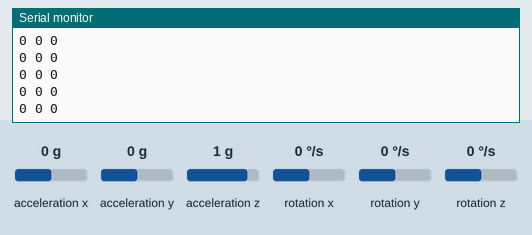
This program was run on a simulated Arduino Nano, built with avr-gcc and run on an emulated ATmega328P. On the bench: the last lines printed to the serial monitor. The test bench sets the inputs (shaded band); at power-on: rotation z 0 °/s, acceleration y 0 g, acceleration z 1 g, acceleration x 0 g, rotation x 0 °/s, rotation y 0 °/s.

Above: at 1.2 s.
1.3 s: rotation z set to -192 °/s
At 2.0 s:
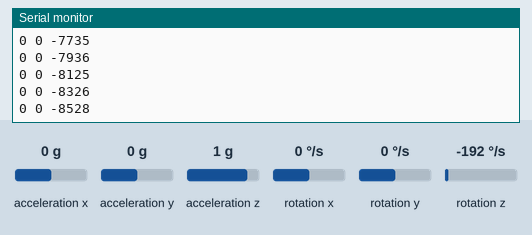
4.3 s: acceleration y set to 1.4 g
At 5.4 s:
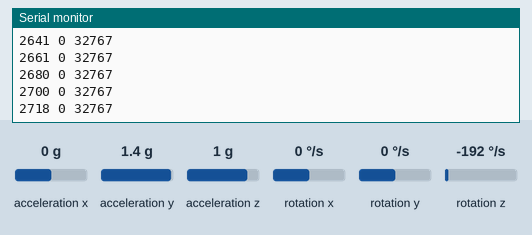
7.3 s: acceleration z set to -0.8 g
At 8.4 s:
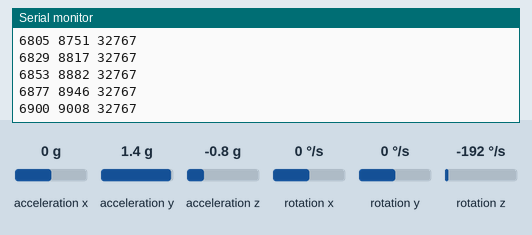
10.3 s: acceleration x set to -1.4 g
At 11.2 s:
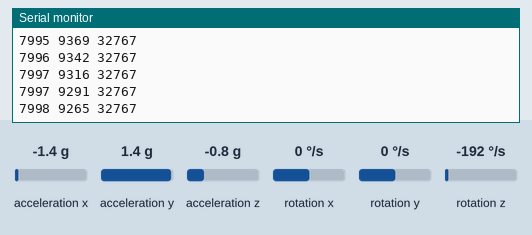
11.8 s: rotation x set to -192 °/s
At 12.3 s:
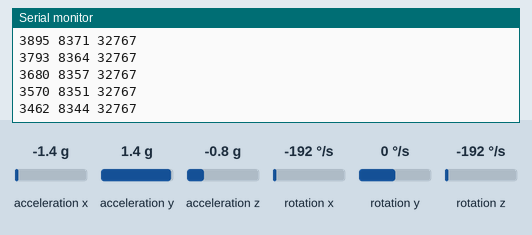
Timing chart, 0 to 14.3 s (numbered marks = the images above; inputs shaded):
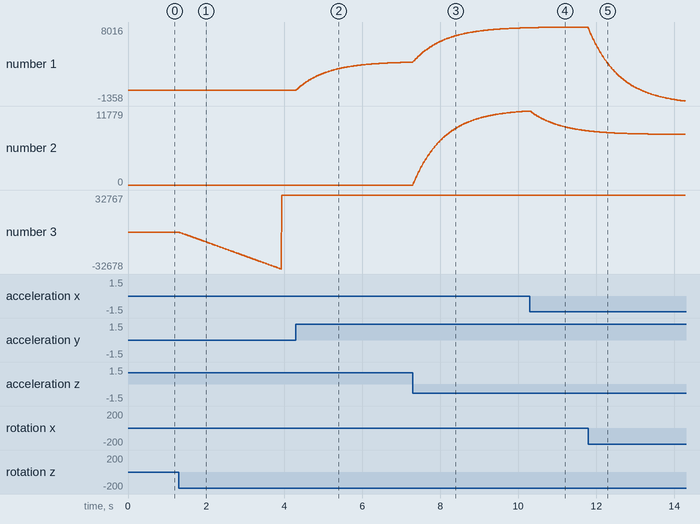

Measured:
- after the input at 1.3 s, the serial monitor: prints a new line at once (image 1)
- plotted number 3: 0 → 32767 after the input at 1.3 s

The program:

main.cpp
```cpp
// (licence header left out)
#include <I2Cdev.h>
#include <MPU6050.h>
#include "filter2.h"

MPU6050 *sensor = new MPU6050();


ImuFilter filter(sensor);

void setup(/* arguments */) {
  Fastwire::setup(400, false);
  sensor->initialize();
  sensor->setFullScaleAccelRange(1);
  sensor->setFullScaleGyroRange(1);
  Serial.begin(115200);

  filter.setSmoothFactor(0.98, 0.999, 0.01);
  filter.setGyroOffset(200, 200, 300);
}

void loop(/* arguments */) {

  filter.run();

  Serial.flush();
  Serial.print(int16_t(filter.getPitch()));
  Serial.print(" ");
  Serial.print(int16_t(filter.getRoll()));
  Serial.print(" ");
  Serial.print(int16_t(filter.getYaw()));
  Serial.println(" ");

  delay(10);

}
```

filter.cpp
```cpp
#include "filter.h"

expFilter::expFilter (Fix16 smooth) {
  smoothFactor = smooth;
  smoothFactorComp = Fix16(1)-smooth;
  average = 0;
}

expFilter::expFilter (Fix16 smooth, Fix16 initialAverage) {
  smoothFactor = smooth;
  smoothFactorComp = Fix16(1)-smooth;
  average = initialAverage;
}

highPass::highPass (Fix16 _smooth, int16_t _threshold) : expFilter(_smooth) {
  threshold = _threshold;
}

int16_t highPass::filterData (Fix16 inData) {
  Fix16 returnValue = inData - average;
  if ( abs(int16_t(returnValue)) < threshold ) {
    average = smoothFactor*inData + smoothFactorComp*average;
  }
  return returnValue;
}

lowPass::lowPass (Fix16 _smooth) : expFilter(_smooth) {}

Fix16 lowPass::filterData (Fix16 inData) {
  average = smoothFactor*inData + smoothFactorComp*average;
  return average;
}

Integrator::Integrator (Fix16 initialValue) {
  timeInterval = 0;
  integral = initialValue;
}

Fix16 Integrator::integrate(Fix16 inData) {
  Fix16 dt = Fix16( int16_t(millis()-timeInterval) ) / 1000;
  integral += inData * dt;
  timeInterval = millis();
  return integral;
}

complementaryFilter::complementaryFilter (Fix16 _smooth) : expFilter(_smooth) {}

Fix16 complementaryFilter::filterData (Fix16 inDataA, Fix16 inDataB) {
  average = smoothFactor*(average + Fix16(inDataA)) + smoothFactorComp*Fix16(inDataB);
  return average;
}
```

filter.h
```cpp
#ifndef filter_h
#define filter_h

#include <fixmath.h>
#include "Arduino.h"

/** Base class for exponential filters
*/
class expFilter {
protected:
  Fix16 average, smoothFactor, smoothFactorComp;
public:
  expFilter (Fix16 smooth);
  expFilter (Fix16 smooth, Fix16 initialAverage);
};

/** High Pass filter class, useful for removing drift from gyroscope data
*/
class highPass : expFilter {
private:
  int16_t threshold;
public:
  highPass (Fix16 _smooth, int16_t _threshold);
  int16_t filterData(Fix16 inData);
};

/** Low pass filter class, useful for removing noise from accelerometer data
*/
class lowPass : expFilter {
public:
  lowPass (Fix16 _smooth);
  Fix16 filterData(Fix16 inData);
};

/** Integrator class, useful for determining angular position from angular rate
*/
class Integrator {
private:
  Fix16 integral;
  uint32_t timeInterval;
public:
  Integrator (Fix16 initialValue);
  Fix16 integrate (Fix16 inData);
};

/** Complementary filter class, usefur for putting togheter accelerometer and gyroscope data
*/
class complementaryFilter : expFilter {
public:
  complementaryFilter (Fix16 _smooth);
  Fix16 filterData(Fix16 inDataA, Fix16 inDataB);
};

#endif // filter_h
```

filter2.cpp
```cpp
#include "filter2.h"

lowPass::lowPass() {}

void lowPass::setSmoothFactor (Fix16 smooth) {
  smoothFactor = smooth;
  smoothFactorComp = Fix16(1)-smooth;
  average = 0;
}

Fix16 lowPass::filterData2 (Fix16 inData) {
  average = smoothFactor*inData + smoothFactorComp*average;
  return average;
}

complementaryFilter::complementaryFilter () {
  gyroOffset = 0;
  timeInterval = 0;
  gyroCalcOffset = 0;
}

void complementaryFilter::setSmoothFactor(Fix16 complementary, Fix16 gyroscope) {
  smoothFactor = complementary;
  smoothFactorComp = Fix16(1) - complementary;
  smoothFactorGyro = gyroscope;
  smoothFactorCompGyro = Fix16(1) - gyroscope;

}

Fix16 complementaryFilter::filterData(Fix16 & Gyro, Fix16 & AccA, Fix16 & AccB, Fix16 & AccC) {
  Fix16 filteredGyro = Gyro - gyroCalcOffset;
  if ( Abs(filteredGyro) < gyroOffset ) {
    gyroCalcOffset = smoothFactorGyro*gyroCalcOffset + smoothFactorCompGyro*Gyro;
  }
  Fix16 AccAngle = AccA.atan2(AccB) *fix16_rad_to_deg_mult*67;
  Fix16 dt = Fix16( int16_t(millis()-timeInterval) ) / 1000;
  averageValue = smoothFactor*(averageValue + (filteredGyro*dt) ) + smoothFactorComp*AccAngle;
  timeInterval = millis();
  return averageValue;
}

void complementaryFilter::setGyroOffset(int16_t offset) {
  gyroOffset = offset;
}

ImuFilter::ImuFilter(MPU6050* _imu) {
  imu = _imu;
  ax = new int16_t;
  ay = new int16_t;
  az = new int16_t;
  gx = new int16_t;
  gy = new int16_t;
  gz = new int16_t;
}

Fix16 ImuFilter::getPitch() {
  return Pitch;
}

Fix16 ImuFilter::getRoll() {
  return Roll;
}

Fix16 ImuFilter::getYaw() {
  return Yaw;
}

void ImuFilter::setGyroOffset(int16_t x, int16_t y, int16_t z) {
  PitchFilter.setGyroOffset(x);
  RollFilter.setGyroOffset(y);
  YawFilter.setGyroOffset(z);
}

void ImuFilter::setSmoothFactor(Fix16 complementary, Fix16 gyroscope, Fix16 accelerometer) {
  PitchFilter.setSmoothFactor(complementary, gyroscope);
  RollFilter.setSmoothFactor(complementary, gyroscope);
  YawFilter.setSmoothFactor(1, gyroscope);
  lowPassX.setSmoothFactor(accelerometer);
  lowPassY.setSmoothFactor(accelerometer);
  lowPassZ.setSmoothFactor(accelerometer);
}

void ImuFilter::run() {
  imu->getMotion6(ax, ay, az, gx, gy, gz);
  AccX = -*ax;
  AccY = *ay;
  AccZ = *az;
  GyroX = *gx;
  GyroY = *gy;
  GyroZ = *gz;
  Pitch = PitchFilter.filterData(GyroX, AccY, AccZ, AccY);
  Roll = RollFilter.filterData(GyroY, AccX, AccZ, AccX);
  Yaw = YawFilter.filterData(GyroZ, AccX, AccY, AccY);
}
```

filter2.h
```cpp
#ifndef filter2_h
#define filter2_h

#include <fixmath.h>
#include <Arduino.h>
#include <MPU6050.h>

class lowPass {
private:
  Fix16 average, smoothFactor, smoothFactorComp;
public:
  lowPass ();
  void setSmoothFactor(Fix16 smooth);
  Fix16 filterData2(Fix16 inData);
};

class complementaryFilter {
private:
  Fix16 smoothFactor, smoothFactorComp, smoothFactorGyro, smoothFactorCompGyro, gyroCalcOffset, averageValue;
  uint32_t timeInterval;
  int16_t gyroOffset;
public:
  complementaryFilter();
  void setSmoothFactor(Fix16 complementary, Fix16 gyroscope);
  Fix16 filterData(Fix16 & Gyro, Fix16 & AccA, Fix16 & AccB, Fix16 & AccC);
  void setGyroOffset(int16_t offset);
};

class ImuFilter {
private:
  Fix16 AccX, AccY, AccZ,
        GyroX, GyroY, GyroZ,
        Pitch, Roll, Yaw;
  int16_t *ax, *ay, *az, *gx, *gy, *gz;
  MPU6050* imu;
  complementaryFilter PitchFilter, RollFilter, YawFilter;
  lowPass lowPassX, lowPassY, lowPassZ;
public:
  ImuFilter(MPU6050* _imu);
  Fix16 getPitch();
  Fix16 getRoll();
  Fix16 getYaw();
  void setGyroOffset(int16_t x, int16_t y, int16_t z);
  void setSmoothFactor(Fix16 complementary, Fix16 gyroscope, Fix16 accelerometer);
  void run();
};

inline Fix16 Abs(Fix16 X) {
  return (X>0) ? X : (Fix16(0)-X);
}

#endif // filter2_h
```
